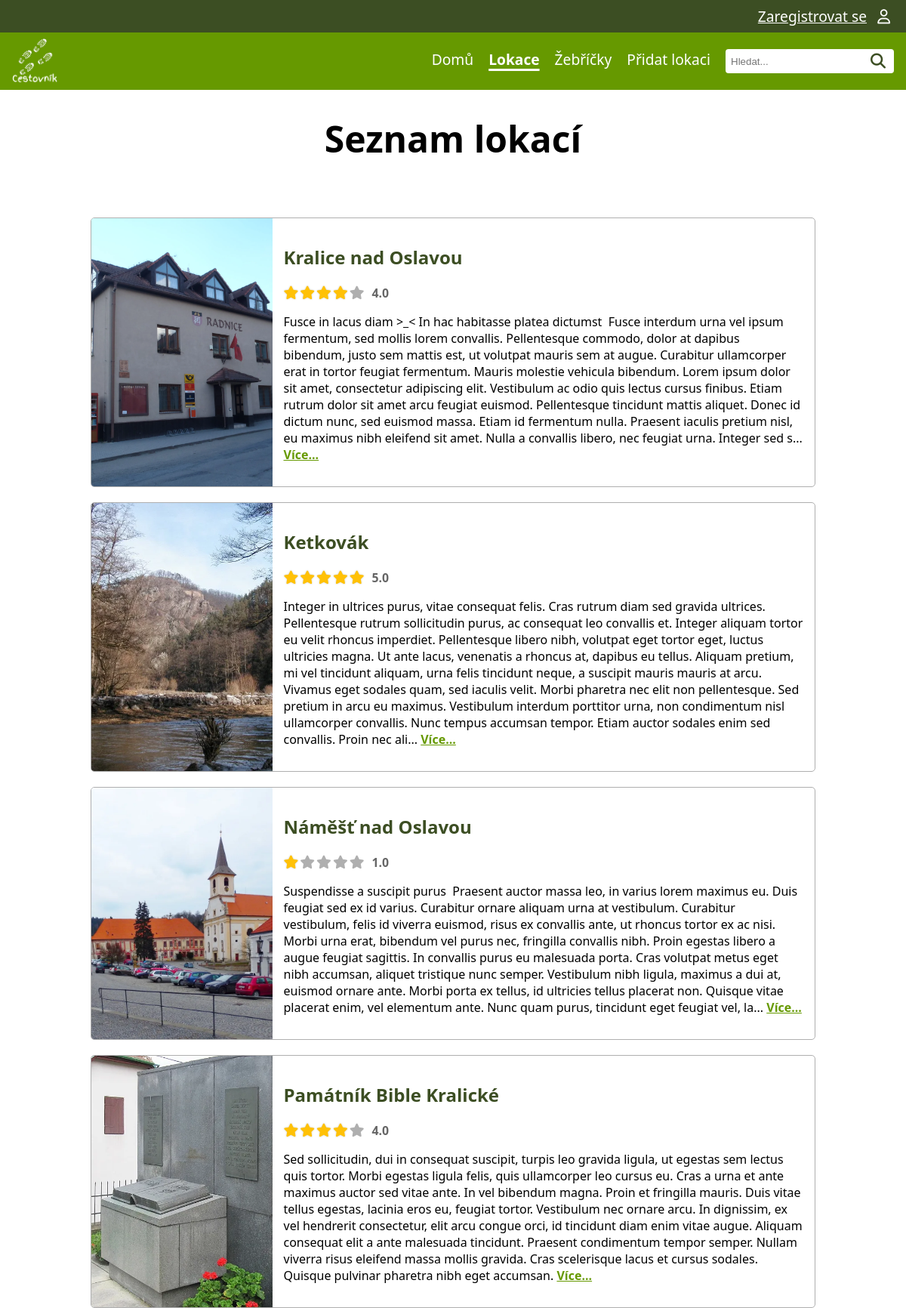
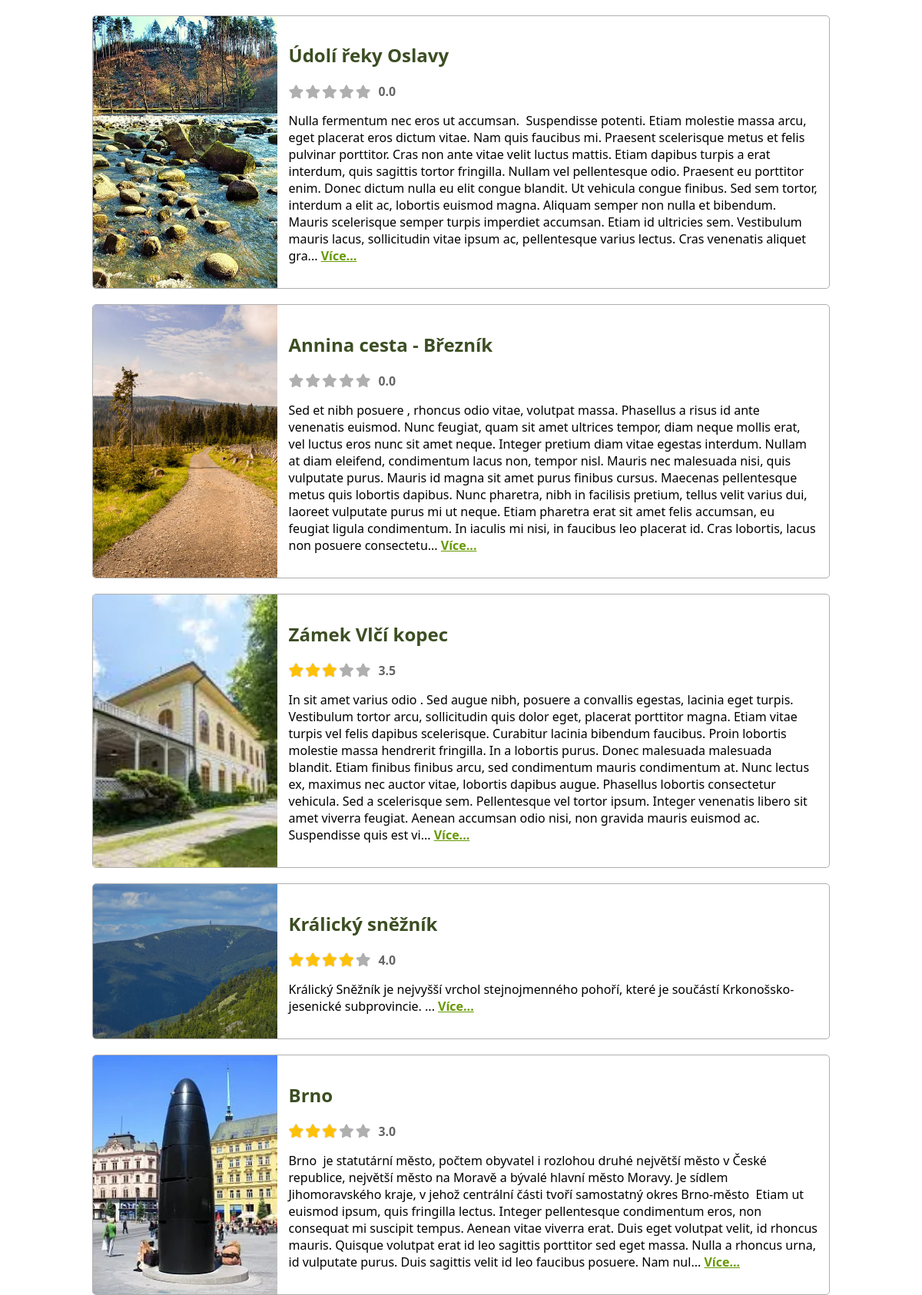
/locations (upper part), run on the app's committed database (2 pictures, top to bottom).
### tables this page shows
CREATE TABLE "photo"
(
    id          INTEGER
        primary key autoincrement,
    name        VARCHAR not null,
    alt_text    VARCHAR,
    url         VARCHAR not null,
    id_location INTEGER not null
        references location
            on delete cascade
);

CREATE TABLE "location"
(
    id                  INTEGER
        primary key autoincrement,
    name                VARCHAR                   not null,
    description         VARCHAR,
    date_location_added TEXT default current_date not null,
    id_user             INTEGER                   not null
        constraint location_user_id_fk
            references user
            on delete cascade,
    id_status           INTEGER                   not null
        constraint location_location_status_id_fk
            references location_status
);

### pages/locations.py (the view)
@router.get("/locations", name="list_locations_with_photos_rating", response_class=HTMLResponse)
async def list_locations_with_photos_rating(request: Request, svc: LocationService = Depends(locations_service)):
    locations = svc.list_locations_with_photos_rating()
    tpl = request.app.state.templates
    return tpl.TemplateResponse(
        "locations.html",
        {
            "request": request,
            "title": "Seznam lokací",
            "locations": locations,  # Seznam lokací - údaje o lokaci + fotky + Rating
        },
    )

### templates/locations.html (shortened to what this page needs)
{% extends "base.html" %}
{% block head %}
    <link rel="stylesheet" href="{{ url_for('static', path='css/rating.css') }}">
    <link rel="stylesheet" href="{{ url_for('static', path='css/locations-layout.css') }}">
{% endblock %}
{% block content %}
    <h1>{{ title }}</h1>
    <div class="home-grid">
        {% for loc in locations %}
            <div class="action-card">
                <div class="card-img">
                    {% if loc['photos'] %}
                        <a href="{{ url_for('location_detail',  location_id=loc['id']) }}">
                            <img alt="{{ loc['photos'][0]['alt_text'] }}" src="/{{ loc['photos'][0]['url'] }}">
                        </a>
                    {% else %}
                        <img alt="No photo" src="{{ url_for('static', path='img/web/noImage.webp') }}">
                    {% endif %}
                </div>
                <div class="card-content">
                    <a href="{{ url_for('location_detail',  location_id=loc['id']) }}" class="location-title">
                        <h2>{{ loc['name'] }}</h2>
                    </a>
                    <div class="rating-stars" title="Průměrné hodnocení: {{ (loc['avg_rating'] or 0) | round(1) }}">
                        {% set active_stars = loc['avg_rating'] | int %}
                        {% set inactive_stars = 5 - active_stars %}
                        {% for i in range(active_stars) %}
                            <i class="fa-solid fa-star star-active"></i>
                        {% endfor %}
                        {% for i in range(inactive_stars) %}
                            <i class="fa-solid fa-star star-inactive"></i>
                        {% endfor %}
                        <span class="rating-value">
                        {% if loc['avg_rating'] %}
                            {{ loc['avg_rating'] | round(1) }}
                        {% else %}
                            0.0
                        {% endif %}
                        </span>
                    </div>
                    <div class="location-desc-pc">
                        <p>
                            {{ loc['description'] | truncate(750, True, '...') | safe | striptags}}
                            <a href="{{ url_for('location_detail',  location_id=loc['id']) }}" class="more">Více...</a>
                        </p>
                    </div>
                </div>
            </div>
        {% endfor %}
    </div>
{% endblock %}

### static/css/style.css (style rules this page uses)
:root { font-family: system-ui, -apple-system, Segoe UI, Roboto, sans-serif; --background-color: white; --text-color: black; --light-green-color: #669900; --dark-green-color: #3c4e23; --white-text-color: white; --neutral-gray-color: #afafaf; --shadow-gray-color: #c8c8c8; --star-gold-color: #ffc107; --google-red-color:#DB4437; font-size: 16px; }
html, body { margin:0; padding: 0; background: var(--background-color); }
body { display: flex; flex-direction: column; min-height: 100vh; }
h1 { font-size: 3em; text-align: center; }

### static/css/rating.css (style rules this page uses)
.rating-stars { display: inline-flex; align-items: center; gap: 2px; font-size: 1.1em; }
.star-active { color: var(--star-gold-color); filter: drop-shadow(0 0 1px rgba(0,0,0,0.2)); }
.star-inactive { color: var(--neutral-gray-color); }
.rating-value { margin-left: 8px; font-weight: bold; color: #666; font-size: 0.9em; }

### static/css/locations-layout.css (style rules this page uses)
.home-grid { display: grid; grid-template-columns: 1fr; gap: 20px; padding: 40px; max-width: 80%; margin: 0 auto; }
.action-card { display: grid; grid-template-columns: 1fr 3fr; border: 1px solid var(--neutral-gray-color); border-radius: 5px; overflow: hidden; }
.card-img { height: 100%; overflow: hidden; }
.card-img img { width: 100%; height: 100%; object-fit: cover; display: block; }
.card-content { padding: 15px; display: flex; flex-direction: column; }
a.location-title { color: var(--dark-green-color); text-decoration: none; }
.more { color: var(--light-green-color); font-weight: bold; }

### data on the page
photo: url (picture), name "Kralice nad Oslavou", avg_rating "4.0", description "Fusce in lacus diam >_< In hac habitasse platea dictumst Fusce interdum urna vel ipsum fermentum, sed mollis lorem convallis. Pellentesque commodo, dolor at dapibus bibendum, justo sem mattis est, ut volutpat mauris sem at augue. Curabitur ullamcorper erat in tortor feugiat fermentum. Mauris molestie vehicula bibendum. Lorem ipsum dolor sit amet, consectetur adipiscing elit. Vestibulum ac odio quis lectus cursus finibus. Etiam rutrum dolor sit amet arcu feugiat euismod. Pellentesque tincidunt mattis aliquet. Donec id dictum nunc, sed euismod massa. Etiam id fermentum nulla. Praesent iaculis pretium nisl, eu maximus nibh eleifend sit amet. Nulla a convallis libero, nec feugiat urna. Integer…"
photo: url (picture), name "Ketkovák", avg_rating "5.0", description "Integer in ultrices purus, vitae consequat felis. Cras rutrum diam sed gravida ultrices. Pellentesque rutrum sollicitudin purus, ac consequat leo convallis et. Integer aliquam tortor eu velit rhoncus imperdiet. Pellentesque libero nibh, volutpat eget tortor eget, luctus ultricies magna. Ut ante lacus, venenatis a rhoncus at, dapibus eu tellus. Aliquam pretium, mi vel tincidunt aliquam, urna felis tincidunt neque, a suscipit mauris mauris at arcu. Vivamus eget sodales quam, sed iaculis velit. Morbi pharetra nec elit non pellentesque. Sed pretium in arcu eu maximus. Vestibulum interdum porttitor urna, non condimentum nisl ullamcorper convallis. Nunc tempus accumsan tempor. Etiam auctor…"
photo: url (picture), name "Náměšť nad Oslavou", avg_rating "1.0", description "Suspendisse a suscipit purus Praesent auctor massa leo, in varius lorem maximus eu. Duis feugiat sed ex id varius. Curabitur ornare aliquam urna at vestibulum. Curabitur vestibulum, felis id viverra euismod, risus ex convallis ante, ut rhoncus tortor ex ac nisi. Morbi urna erat, bibendum vel purus nec, fringilla convallis nibh. Proin egestas libero a augue feugiat sagittis. In convallis purus eu malesuada porta. Cras volutpat metus eget nibh accumsan, aliquet tristique nunc semper. Vestibulum nibh ligula, maximus a dui at, euismod ornare ante. Morbi porta ex tellus, id ultricies tellus placerat non. Quisque vitae placerat enim, vel elementum ante. Nunc quam purus, tincidunt eget feugiat…"
photo: url (picture), name "Památník Bible Kralické", avg_rating "4.0", description "Sed sollicitudin, dui in consequat suscipit, turpis leo gravida ligula, ut egestas sem lectus quis tortor. Morbi egestas ligula felis, quis ullamcorper leo cursus eu. Cras a urna et ante maximus auctor sed vitae ante. In vel bibendum magna. Proin et fringilla mauris. Duis vitae tellus egestas, lacinia eros eu, feugiat tortor. Vestibulum nec ornare arcu. In dignissim, ex vel hendrerit consectetur, elit arcu congue orci, id tincidunt diam enim vitae augue. Aliquam consequat elit a ante malesuada tincidunt. Praesent condimentum tempor semper. Nullam viverra risus eleifend massa mollis gravida. Cras scelerisque lacus et cursus sodales. Quisque pulvinar pharetra nibh eget accumsan."
photo: url (picture), name "Údolí řeky Oslavy", shows "0.0", description "Nulla fermentum nec eros ut accumsan. Suspendisse potenti. Etiam molestie massa arcu, eget placerat eros dictum vitae. Nam quis faucibus mi. Praesent scelerisque metus et felis pulvinar porttitor. Cras non ante vitae velit luctus mattis. Etiam dapibus turpis a erat interdum, quis sagittis tortor fringilla. Nullam vel pellentesque odio. Praesent eu porttitor enim. Donec dictum nulla eu elit congue blandit. Ut vehicula congue finibus. Sed sem tortor, interdum a elit ac, lobortis euismod magna. Aliquam semper non nulla et bibendum. Mauris scelerisque semper turpis imperdiet accumsan. Etiam id ultricies sem. Vestibulum mauris lacus, sollicitudin vitae ipsum ac, pellentesque varius lectus. Cras…"
photo: url (picture), name "Annina cesta - Březník", shows "0.0", description "Sed et nibh posuere , rhoncus odio vitae, volutpat massa. Phasellus a risus id ante venenatis euismod. Nunc feugiat, quam sit amet ultrices tempor, diam neque mollis erat, vel luctus eros nunc sit amet neque. Integer pretium diam vitae egestas interdum. Nullam at diam eleifend, condimentum lacus non, tempor nisl. Mauris nec malesuada nisi, quis vulputate purus. Mauris id magna sit amet purus finibus cursus. Maecenas pellentesque metus quis lobortis dapibus. Nunc pharetra, nibh in facilisis pretium, tellus velit varius dui, laoreet vulputate purus mi ut neque. Etiam pharetra erat sit amet felis accumsan, eu feugiat ligula condimentum. In iaculis mi nisi, in faucibus leo placerat id. Cras…"
photo: url (picture), name "Zámek Vlčí kopec", avg_rating "3.5", description "In sit amet varius odio . Sed augue nibh, posuere a convallis egestas, lacinia eget turpis. Vestibulum tortor arcu, sollicitudin quis dolor eget, placerat porttitor magna. Etiam vitae turpis vel felis dapibus scelerisque. Curabitur lacinia bibendum faucibus. Proin lobortis molestie massa hendrerit fringilla. In a lobortis purus. Donec malesuada malesuada blandit. Etiam finibus finibus arcu, sed condimentum mauris condimentum at. Nunc lectus ex, maximus nec auctor vitae, lobortis dapibus augue. Phasellus lobortis consectetur vehicula. Sed a scelerisque sem. Pellentesque vel tortor ipsum. Integer venenatis libero sit amet viverra feugiat. Aenean accumsan odio nisi, non gravida mauris euismod…"
photo: url (picture), name "Králický sněžník", avg_rating "4.0", description "Králický Sněžník je nejvyšší vrchol stejnojmenného pohoří, které je součástí Krkonošsko-jesenické subprovincie. ..."
photo: url (picture), name "Brno", avg_rating "3.0", description "Brno je statutární město, počtem obyvatel i rozlohou druhé největší město v České republice, největší město na Moravě a bývalé hlavní město Moravy. Je sídlem Jihomoravského kraje, v jehož centrální části tvoří samostatný okres Brno-město Etiam ut euismod ipsum, quis fringilla lectus. Integer pellentesque condimentum eros, non consequat mi suscipit tempus. Aenean vitae viverra erat. Duis eget volutpat velit, id rhoncus mauris. Quisque volutpat erat id leo sagittis porttitor sed eget massa. Nulla a rhoncus urna, id vulputate purus. Duis sagittis velit id leo faucibus posuere. Nam nul..."

### other printed values
{{ title }} "Seznam lokací"
